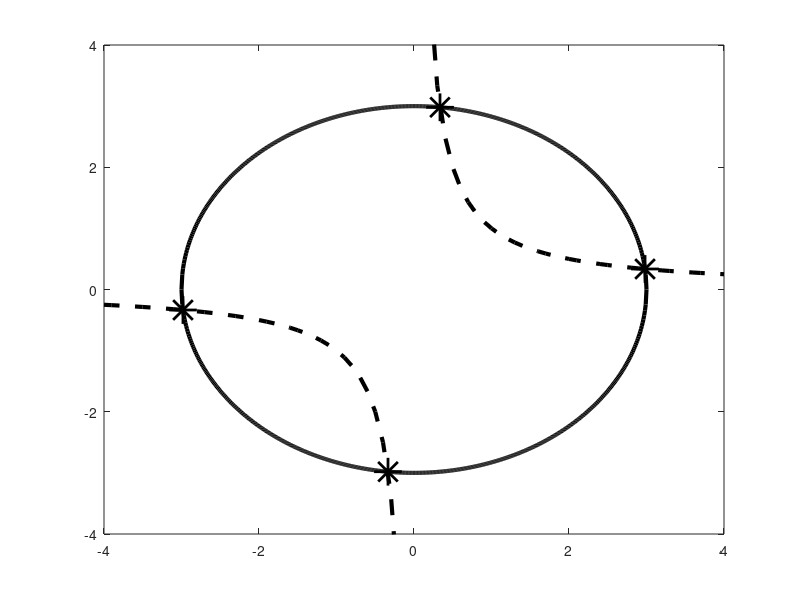

Recreate this plot in MATLAB.
x1a=-3:0.01:+3;
x2a=+sqrt(9.-x1a.*x1a);
x2b=-sqrt(9.-x1a.*x1a);
x1c=-4:0.1:+4;
x2c=1./x1c;
sx=[ 2.981 0.3355 -0.3355 -2.981]; sy=[0.3355 2.981 -2.981 -0.3355];
plot(sx,sy,'*k','markersize',20,'linewidth',2,x1a,x2a,'-k','linewidth',3,x1a,x2b,'-k','linewidth',3,x1c,x2c,'--k','linewidth',3)
axis([-4 +4 -4 +4])
%xlabel ("x1");
%ylabel ("x2");
